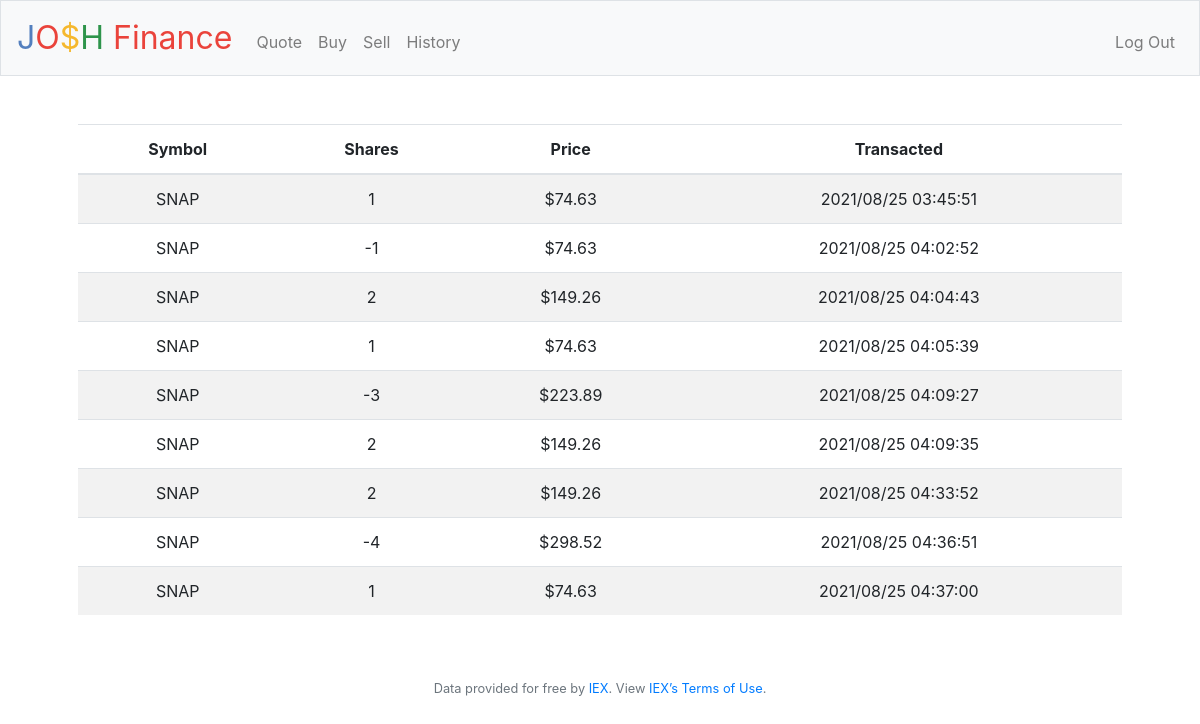
Screenshot of /history (signed in) with the database file from the repository.
### tables this page shows
CREATE TABLE 'transactions' ('user_id' integer NOT NULL, 'symbol' text NOT NULL, 'shares' integer, 'cost' integer, 'time' text);

### application.py (the view)
@app.route("/history")
@login_required
def history():
    stocks = db.execute("SELECT * FROM transactions WHERE user_id = ?", session["user_id"])
    return render_template("history.html", stocks = stocks)

### application.py (called while the page is built)
@app.after_request
def after_request(response):
    response.headers["Cache-Control"] = "no-cache, no-store, must-revalidate"
    response.headers["Expires"] = 0
    response.headers["Pragma"] = "no-cache"
    return response

### helpers.py (called while the page is built)
def login_required(f):
    @wraps(f)
    def decorated_function(*args, **kwargs):
        if session.get("user_id") is None:
            return redirect("/login")
        return f(*args, **kwargs)
    return decorated_function

def usd(value):
    return f"${value:,.2f}"

### templates/history.html (shortened to what this page needs)
{% extends "layout.html" %}
{% block main %}
    <table class="table table-striped">
        <thead>
            <tr>
                <th>Symbol</th>
                <th>Shares</th>
                <th>Price</th>
                <th>Transacted</th>
            </tr>
        </thead>
        <tbody>
            {% for stock in stocks %}
                <tr>
                    <td>{{ stock.symbol }}</td>
                    <td>{{ stock.shares }}</td>
                    <td>{{ stock.cost | usd }}</td>
                    <td>{{ stock.time }}</td>
                </tr>
            {% endfor %}
        </tbody>
    </table>
{% endblock %}

### templates/layout.html (shortened to what this page needs)
<!DOCTYPE html>
<html lang="en">
    <head>
        <link rel="stylesheet" href="https://cdn.jsdelivr.net/npm/bootstrap@4.5.3/dist/css/bootstrap.min.css">
        <link href="/static/styles.css" rel="stylesheet">
    </head>
    <body>
        <nav class="navbar navbar-expand-md navbar-light bg-light border">
            <a class="navbar-brand" href="/"><span class="blue">J</span><span class="red">O</span><span class="yellow">$</span><span class="green">H</span> <span class="red">Finance</span></a>
            <div class="collapse navbar-collapse" id="navbar">
                {% if session.user_id %}
                    <ul class="navbar-nav mr-auto mt-2">
                        <li class="nav-item"><a class="nav-link" href="/quote">Quote</a></li>
                        <li class="nav-item"><a class="nav-link" href="/buy">Buy</a></li>
                        <li class="nav-item"><a class="nav-link" href="/sell">Sell</a></li>
                        <li class="nav-item"><a class="nav-link" href="/history">History</a></li>
                    </ul>
                    <ul class="navbar-nav ml-auto mt-2">
                        <li class="nav-item"><a class="nav-link" href="/logout">Log Out</a></li>
                    </ul>
                {% else %}
                    <ul class="navbar-nav ml-auto mt-2">
                        <li class="nav-item"><a class="nav-link" href="/register">Register</a></li>
                        <li class="nav-item"><a class="nav-link" href="/login">Log In</a></li>
                    </ul>
                {% endif %}
            </div>
        </nav>
        <main class="container p-5">
            {% block main %}{% endblock %}
        </main>
        <footer class="small text-center text-muted">
            Data provided for free by <a href="https://iextrading.com/developer">IEX</a>. View <a href="https://iextrading.com/api-exhibit-a/">IEX’s Terms of Use</a>.
        </footer>
    </body>
</html>

### static/styles.css (style rules this page uses)
nav .navbar-brand { font-size: xx-large; }
nav .navbar-brand .blue { color: #537fbe; }
nav .navbar-brand .red { color: #ea433b; }
nav .navbar-brand .yellow { color: #f5b82e; }
nav .navbar-brand .green { color: #2e944b; }
main { overflow-x: auto; text-align: center; }

### rows the page displays
transactions: symbol "SNAP", shares "1", cost "$74.63", time "2021/08/25 03:45:51"
transactions: symbol "SNAP", shares "-1", cost "$74.63", time "2021/08/25 04:02:52"
transactions: symbol "SNAP", shares "2", cost "$149.26", time "2021/08/25 04:04:43"
transactions: symbol "SNAP", shares "1", cost "$74.63", time "2021/08/25 04:05:39"
transactions: symbol "SNAP", shares "-3", cost "$223.89", time "2021/08/25 04:09:27"
transactions: symbol "SNAP", shares "2", cost "$149.26", time "2021/08/25 04:09:35"
transactions: symbol "SNAP", shares "2", cost "$149.26", time "2021/08/25 04:33:52"
transactions: symbol "SNAP", shares "-4", cost "$298.52", time "2021/08/25 04:36:51"
transactions: symbol "SNAP", shares "1", cost "$74.63", time "2021/08/25 04:37:00"
